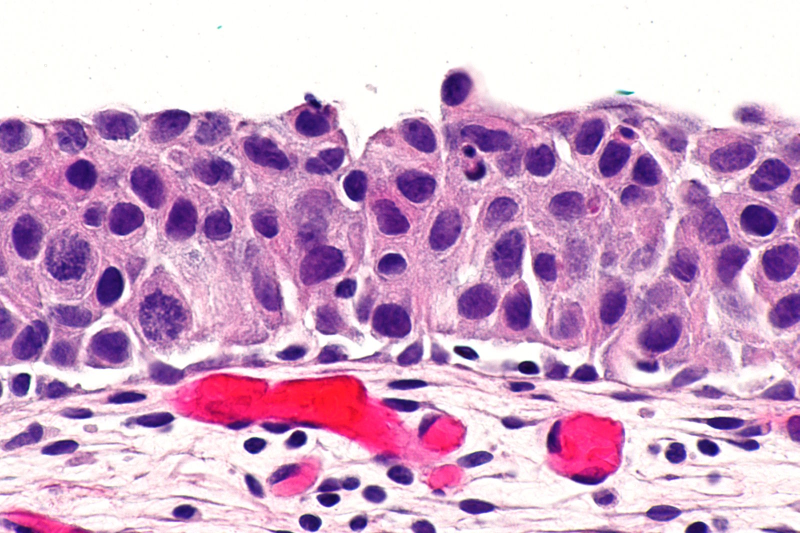
#> input picture Assignment_4/assets/Carcinoma_In_Situ.jpg, 1599 x 1066 px (shown at 1/2 size)
$ python coding_responses.py
#> lines starting #> are read from the running program, lines starting #| are printed output that depends on the picture; after the words box and inside, x2 and y2 are one past the last pixel; in counts of white or black regions, pixels touching at a corner belong together
import numpy as np
from PIL import Image
import matplotlib.pyplot as plt
from sklearn.decomposition import PCA
from skimage.color import rgb2hed
from skimage.filters import threshold_otsu
from skimage.exposure import equalize_hist
import cv2
from histomicstk.preprocessing.color_deconvolution import color_deconvolution_routine


def pca(image: np.ndarray, num_components: int = 3) -> list:
    """
    Method to display and compute PCA for an inputted image. Returns a list of
    arrays defined by the principal components.
    :param image: Input RGB image
    :param num_components: number of pca components
    :return:
    """
    pixels = np.reshape(image, (-1, 3))

    pca_solver = PCA(n_components=num_components)
    pca_solver.fit(pixels)  # Perform PCA
    components = pca_solver.components_

    reconstructed_images = []
    for i in range(num_components):
        reconstructed_pixels = np.dot(pixels, components.T[i])
        reconstructed_image = np.reshape(reconstructed_pixels, carcinoma.shape[:-1])
        reconstructed_image_clipped = np.clip(reconstructed_image, 0, 255).astype(np.uint8)

        reconstructed_images.append(reconstructed_image_clipped)

    fig, axes = plt.subplots(1, num_components, figsize=(15, 5))
    for i in range(num_components):
        axes[i].imshow(reconstructed_images[i], cmap='gray')
        axes[i].set_title(f'Principal Component {i + 1}')
        axes[i].axis('off')

    plt.show()
    return reconstructed_images


def show_rgb_channels(image: np.ndarray, cmap='gray') -> None:
    """
    Plot individual channels of an RGB image using the provided colormapping
    :param image: Input image
    :param cmap: color mapping (must be valid pyplot cmap)
    """
    fig, axes = plt.subplots(1, 3, figsize=(15, 5))
    colors = ['red', 'green', 'blue']
    for i in range(3):
        axes[i].imshow(image[:, :, i], cmap=cmap)
        axes[i].set_title(f'Color {colors[i]}')
        axes[i].axis('off')

    plt.show()


def split_hed_channels(image: np.ndarray) -> np.ndarray:
    """
    Split image into Haematoxylin-Eosin-DAB (HED) colorspace, show the H and E channels, and return converted image
    :param image: original RBG image
    :return: Image converted to HED colorspace
    """

    hed = rgb2hed(image)

    colors = ['Hematoxylin ', 'Eosin']
    fig, axes = plt.subplots(1, len(colors), figsize=(15, 5))
    for i in range(len(colors)):
        axes[i].imshow(hed[:, :, i], cmap='gray')
        axes[i].set_title(f'Stain {colors[i]}')
        axes[i].axis('off')

    plt.show()
    return hed


def binarize(image: np.ndarray, flip_colors: bool = False) -> np.ndarray:
    threshold_value = threshold_otsu(image)
    if flip_colors:
        binary_image = (image <= threshold_value).astype(np.uint8) * 255
    else:
        binary_image = (image > threshold_value).astype(np.uint8) * 255

    return binary_image


def compare_to_ground_truth(binarized_image: np.ndarray, ground_truth: np.ndarray) -> float:
    new_shape = (min(binarized_image.shape[0], ground_truth.shape[0]),
                 min(binarized_image.shape[1], ground_truth.shape[1]))

    binarized_image = cv2.resize(binarized_image, new_shape[::-1])
    ground_truth = cv2.resize(ground_truth, new_shape[::-1])

    same_pixels = np.sum(binarized_image == ground_truth)
    total_pixels = np.prod(binarized_image.shape)

    percentage_same = (same_pixels / total_pixels) * 100
    return percentage_same


def rand_mat_hist(image_shape: tuple, n_levels: int = 500):
    og_img = np.zeros(image_shape)

    # The original file claims to be iterating through columns but it is rows
    for i, row in enumerate(og_img):
        indices = np.random.randint(1, n_levels, size=(image_shape[1]))

        for j in range(len(indices)):
            og_img[i, j] = 1 / indices[j]

    hist, bins = np.histogram(og_img.flatten(), bins=256)
    fig, axes = plt.subplots(2, 2, figsize=(15, 10))
    axes[0, 0].imshow(og_img)
    axes[0, 0].set_title('Original Image')
    axes[0, 0].axis('off')

    axes[0, 1].bar(bins[:-1], hist, width=1/256)
    axes[0, 1].set_title('Histogram of Image')
    axes[0, 1].set_xlabel('Pixel Intensity')
    axes[0, 1].set_ylabel('Frequency')

    equalized_image = equalize_hist(og_img)
    axes[1, 0].imshow(equalized_image)
    axes[1, 0].set_title('Equalized Image')
    axes[1, 0].axis('off')

    hist, bins = np.histogram(equalized_image.flatten(), bins=1000)
    axes[1, 1].bar(bins[:-1], hist, width=1/256)
    axes[1, 1].set_title('Histogram of Equalized Image')
    axes[1, 1].set_xlabel('Pixel Intensity')
    axes[1, 1].set_ylabel('Frequency')

    plt.show()
    return equalized_image


if __name__ == '__main__':
    # Question 1:
    carcinoma_image = Image.open('assets/Carcinoma_In_Situ.jpg')
#> carcinoma_image is the input picture: PIL image 1599x1066 RGB; mean R, G, B 208.3, 166.9, 202
    carcinoma = np.array(carcinoma_image)

    # Q1a
    pca_reconstructed = pca(image=carcinoma)
#> after the loop in pca, `for i in range(num_components):`:
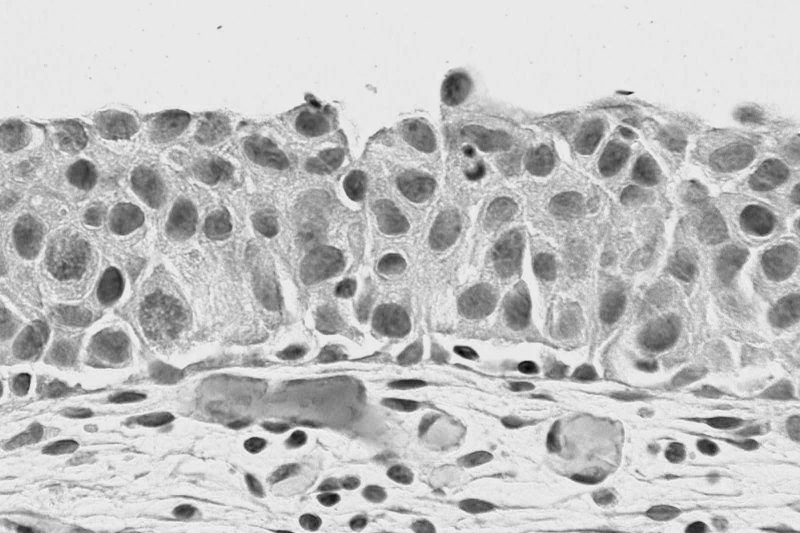
#> reconstructed_image: shape (1066, 1599) float64 (shown at 1/2 size); min 38.53, max 260, mean 206.6; drawn with min black and max white
#> after the loop in pca, `for i in range(num_components):`: reconstructed_images = 3 items
#> in pca, `plt.show()`:
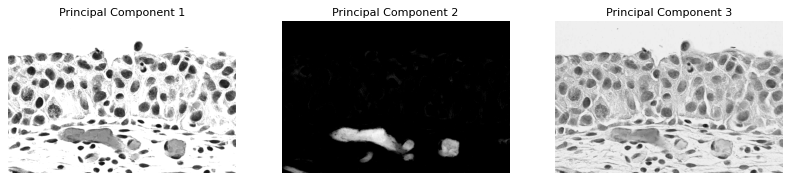
#> figure drawn by matplotlib, 3 panels
#> pca_reconstructed = 3 items

    # Q1b
    show_rgb_channels(carcinoma)

    # Q1c
    hed_deconv = split_hed_channels(carcinoma)
#> in split_hed_channels, `hed = rgb2hed(image)`: hed: shape (1066, 1599, 3) float64; mean of channels 0, 1, 2 0.0229, 0.0217, 0.014

    # Q1d
    best_pca = pca_reconstructed[1]
    best_rgb = carcinoma[:, :, 0]
    best_hed = hed_deconv[:, :, 0]

    bests = [best_pca, best_rgb, best_hed]
    labels = ['PCA', 'RGB', 'HED']
    flips = [False, True, False]

    gt = Image.open('assets/GT.png')
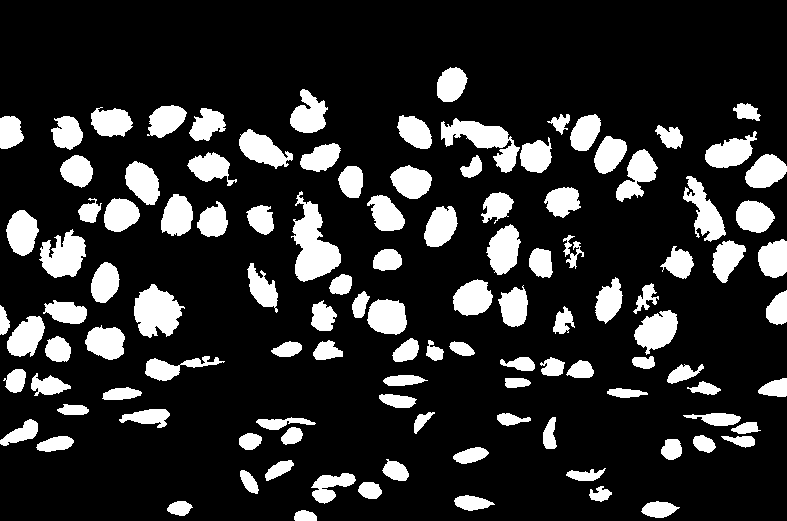
#> input picture Assignment_4/assets/GT.png, 787 x 521 px
#> gt is the input picture: PIL image 787x521 1; 17.5% white; 113 white regions, largest, box (x1, y1, x2, y2) and area: (291, 191, 341, 282) 2319, (134, 284, 185, 338) 1789, (441, 118, 520, 173) 1780
    gt = np.array(gt).astype(np.uint8) * 255
    for best, label, flip in zip(bests, labels, flips):
        binarized_best = binarize(best, flip_colors=flip)
        percent_common = compare_to_ground_truth(binarized_best, gt)
        print(f'{label} had {round(percent_common, 2)}% of pixels in common with the ground truth.')
#> this loop made 3 passes
#> (label, flip, threshold_value in binarize, same_pixels in compare_to_ground_truth, percentage_same in compare_to_ground_truth, percent_common) on passes 1 to 3: ('PCA', False, 52, 322880, 78.75, 78.75), ('RGB', True, 177, 342130, 83.44, 83.44), ('HED', False, 0.0543, 361653, 88.2, 88.2)
#| PCA had 78.75% of pixels in common with the ground truth.
#| RGB had 83.44% of pixels in common with the ground truth.
#| HED had 88.2% of pixels in common with the ground truth.
#> pass 1, in compare_to_ground_truth, `binarized_image = cv2.resize(binarized_image, new_shape[::-1])`:
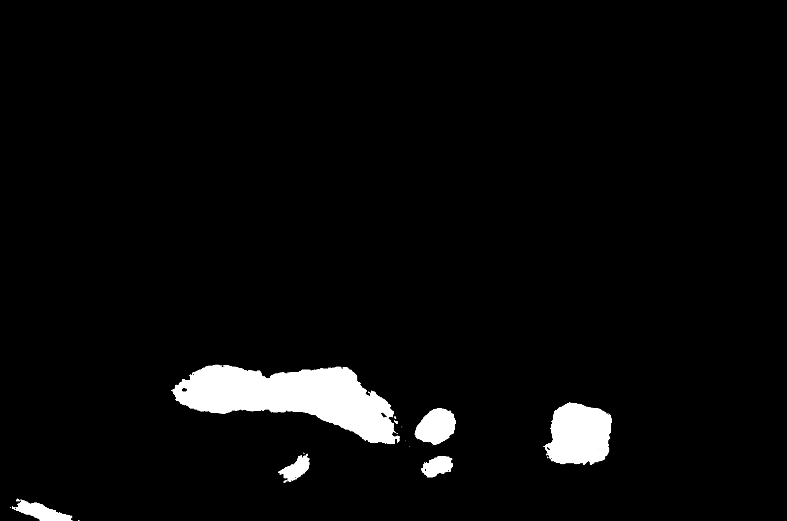
#> binarized_image: shape (521, 787); min 0, max 255, mean 9.7
#> after the loop: binarized_best: shape (1066, 1599); 16% white; 563 white regions (307 under 20 px), largest, box (x1, y1, x2, y2) and area: (595, 418, 691, 570) 6962, (91, 468, 181, 563) 5087, (278, 576, 378, 680) 5062

    # Q2
    _ = rand_mat_hist((200, 200), n_levels=500)
    _ = rand_mat_hist((200, 200), n_levels=1000)
    _ = rand_mat_hist((200, 200), n_levels=200)

    eyeball_image = Image.open('assets/DR_eyeball.jpg')
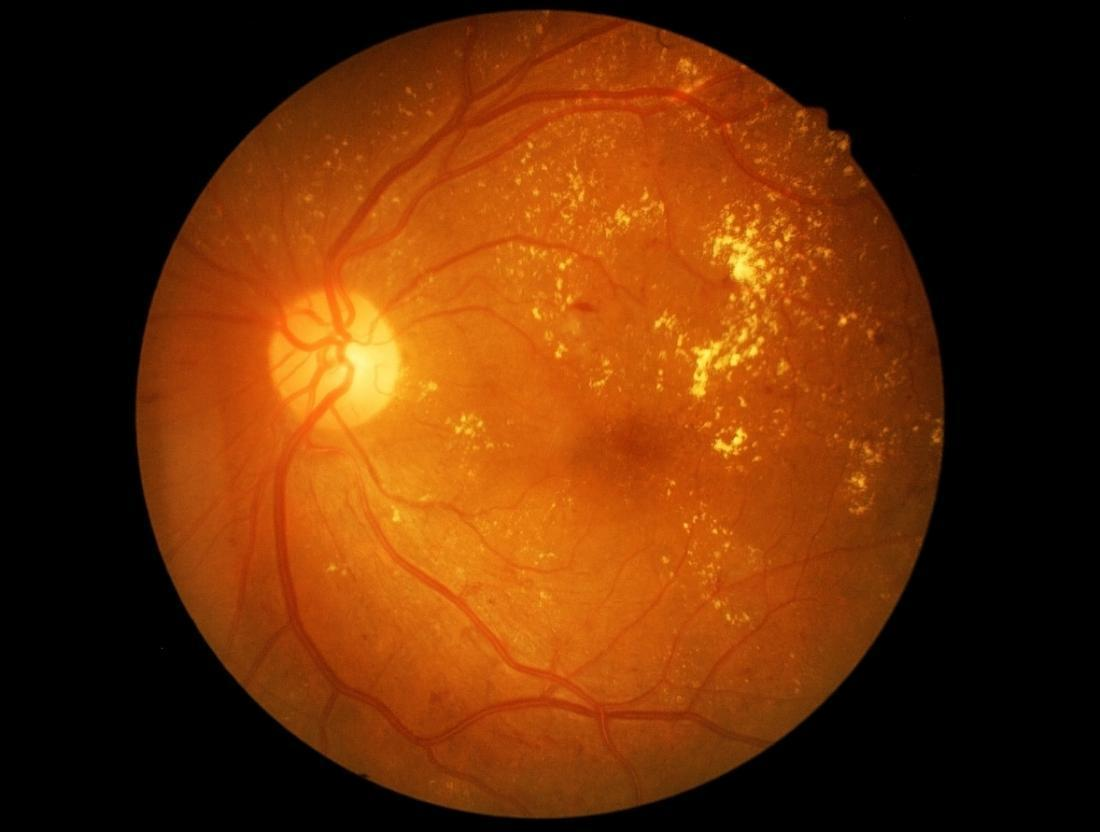
#> input picture Assignment_4/assets/DR_eyeball.jpg, 1100 x 832 px
#> eyeball_image is the input picture: PIL image 1100x832 RGB; mean R, G, B 100.1, 45.2, 6.5
    bw_eyeball = eyeball_image.convert('L')
    bw_eyeball = np.array(bw_eyeball)

    plt.figure()
    plt.imshow(bw_eyeball, cmap='gray')
    plt.title('Black and white eye image')
    plt.axis('off')
    plt.show()
    eq_image = equalize_hist(bw_eyeball)
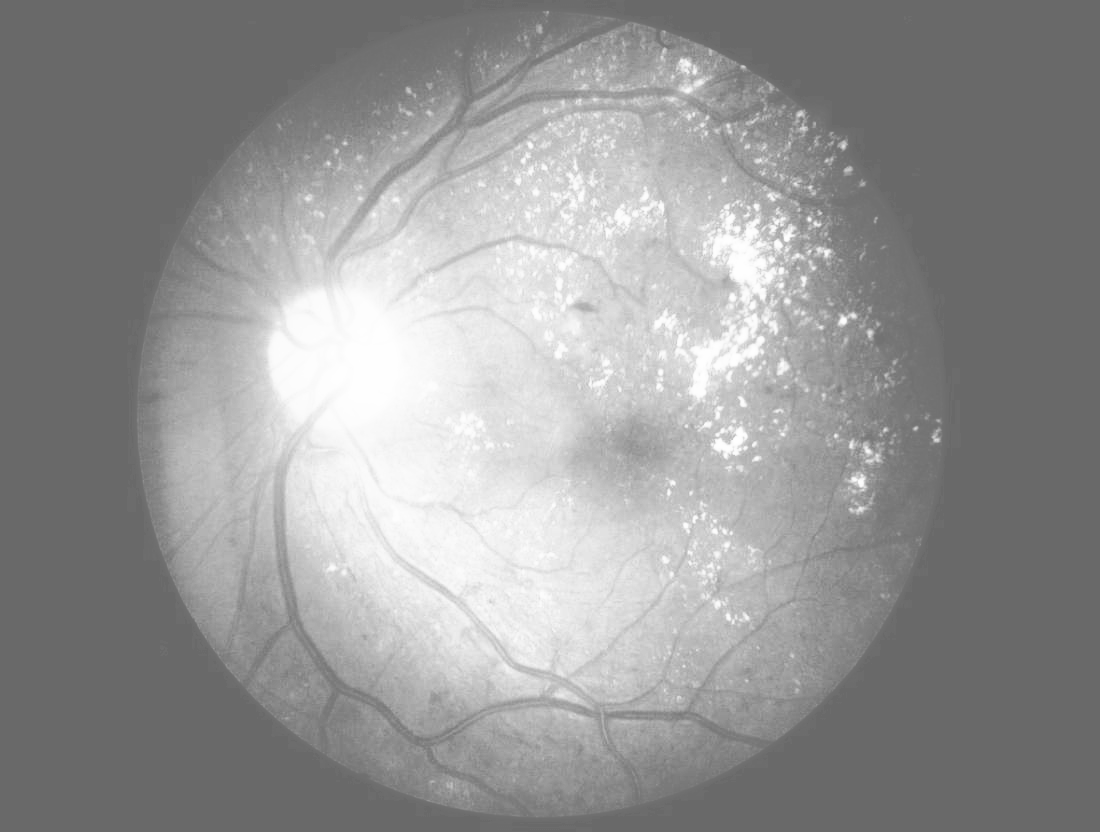
#> eq_image: shape (832, 1100) float64; min 0.415, max 1, mean 0.588
    plt.figure(figsize=(15, 5))
    plt.imshow(eq_image, cmap='gray')
    plt.title('Histogram Equalized Image')
    plt.axis('off')
    plt.show()

    clahe_image = cv2.createCLAHE(clipLimit=2.0, tileGridSize=(8, 8))
    plt.figure(figsize=(15, 5))
    plt.imshow(eq_image, cmap='gray')
    plt.title('CLAHE Enhanced Image')
    plt.axis('off')
    plt.show()

    # Q3
    # Q3b
    # stain vectors from QuPath
    vectors = np.array([[0.106, 0.821, 0.561],
               [0.289, 0.573, 0.767],
               [0.845, 0.223, -0.485]])

    wsi_patch = Image.open('assets/HW4_Example_WSI_Patch.PNG')
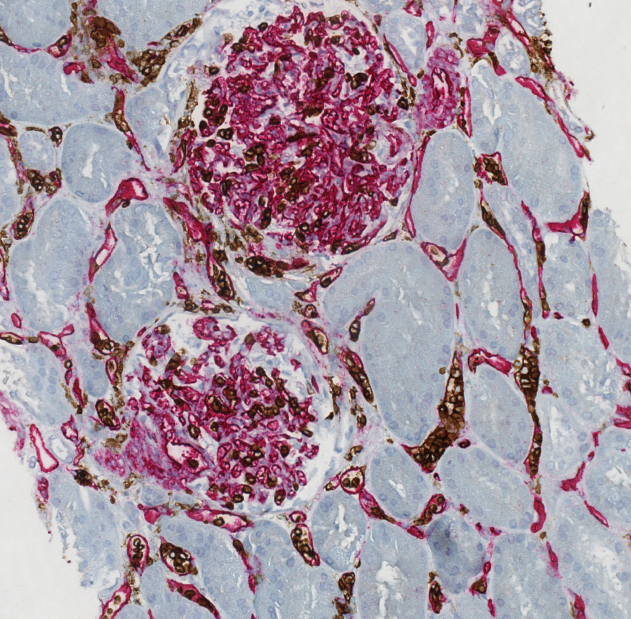
#> input picture Assignment_4/assets/HW4_Example_WSI_Patch.PNG, 631 x 619 px
#> wsi_patch is the input picture: PIL image 631x619 RGBA; mean R, G, B, A 167.7, 149.2, 161.6, 255
    wsi_patch = np.array(wsi_patch)

#> (the run stopped early here; a loop or call above may not have finished)
